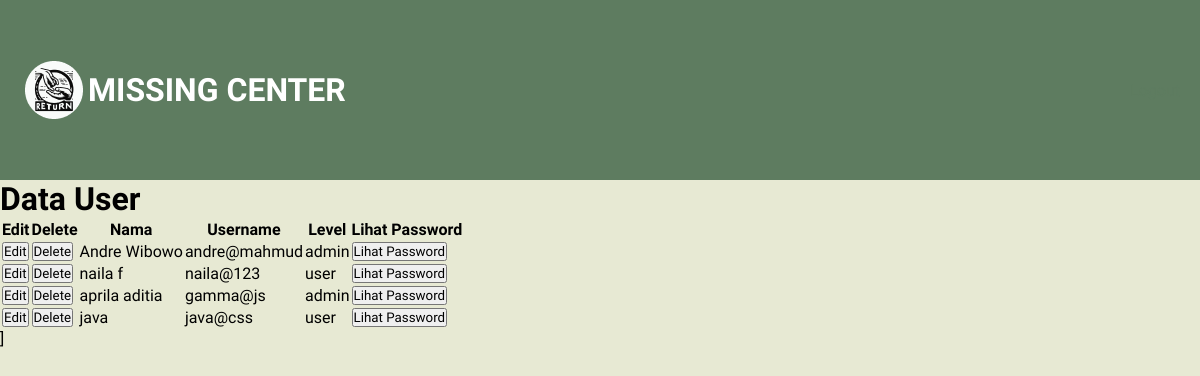
The page /sadata.php on the database its author committed.
### tables this page shows
CREATE TABLE `pengguna` (
  `iduser` int(5) NOT NULL,
  `username` char(25) NOT NULL,
  `password` varchar(25) NOT NULL,
  `level` enum('admin','user') NOT NULL,
  `nama` char(100) NOT NULL,
  `nim` int(7) NOT NULL,
  `nowa` int(13) NOT NULL
);

### sadata.php (the view, shortened to what this page needs)
<!DOCTYPE HTML>
<html>
	<head>
        <link rel="stylesheet" href="assets/bootstrap/css/landing_page.css">
	</head>
	<body class="is-preload">
        <header>
            <img src="img/ellipse_2.png" alt="missingcenter-logo" class="logo1" />
            <h1 class="logo">MISSING CENTER</h1>
            <nav>
                <ul>
				<li><a href="logout.php">Logout</a></li>
                </ul>
            </nav>
        </header>
			<div id="heading" >
				<h1>Data User</h1>
			</div>
			<section id="main" class="wrapper">
				<div class="inner">
					<div class="content">
					<div class="table-wrapper">
						<table class="alt">
							<?php
							require('mysqli_connect.php');
							$q="SELECT * FROM pengguna";
							$hasil=@mysqli_query ($dbkoneksi, $q);
								if($hasil){
                                    echo '
                                        <thead>
                                            <tr">
												<th>Edit</th>
												<th>Delete</th>
                                                <th>Nama</th>
												<th>Username</th>
												<th>Level</th>
												<th>Lihat Password</th>
                                            </tr>
                                        </thead>
										<tbody>';
                                            while($baris=mysqli_fetch_array($hasil, MYSQLI_ASSOC)){
                                        echo'<tr>
												<td><a href="edituser.php?iduser=' . $baris['iduser'] . '">
												<button type="button" class="button primary fit small">Edit</button></a></td>
												<td><a href="delete.php?iduser=' . $baris['iduser'] . '">
												<button type="button" class="button primary fit small">Delete</button></a></td>
                                                <td>' . $baris['nama'] . '</td>
                                                <td>' . $baris['username'] . '</td>
												<td>' . $baris['level'] . '</td>
												<td><a href="pass.php?iduser=' . $baris['iduser'] . '">
												<button type="button" class="button primary fit small">Lihat Password</button></a></td>
												</tr>
                                        </tbody>';}
								}else{
									echo '<p class="error">Terjadi Kesalahan.! </p>';
									echo '<p>' . mysqli_error($dbkoneksi) . '<br><br>Query:' . $q . '</p>';
								}
								?>
						</table>
						</div>
					</div>
				</div>]
			</section>
	</body>
</html>

### rows shown on the page
pengguna: nama "Andre Wibowo", username "andre@mahmud", level "admin"
pengguna: nama "naila f", username "naila@123", level "user"
pengguna: nama "aprila aditia", username "gamma@js", level "admin"
pengguna: nama "java", username "java@css", level "user"
